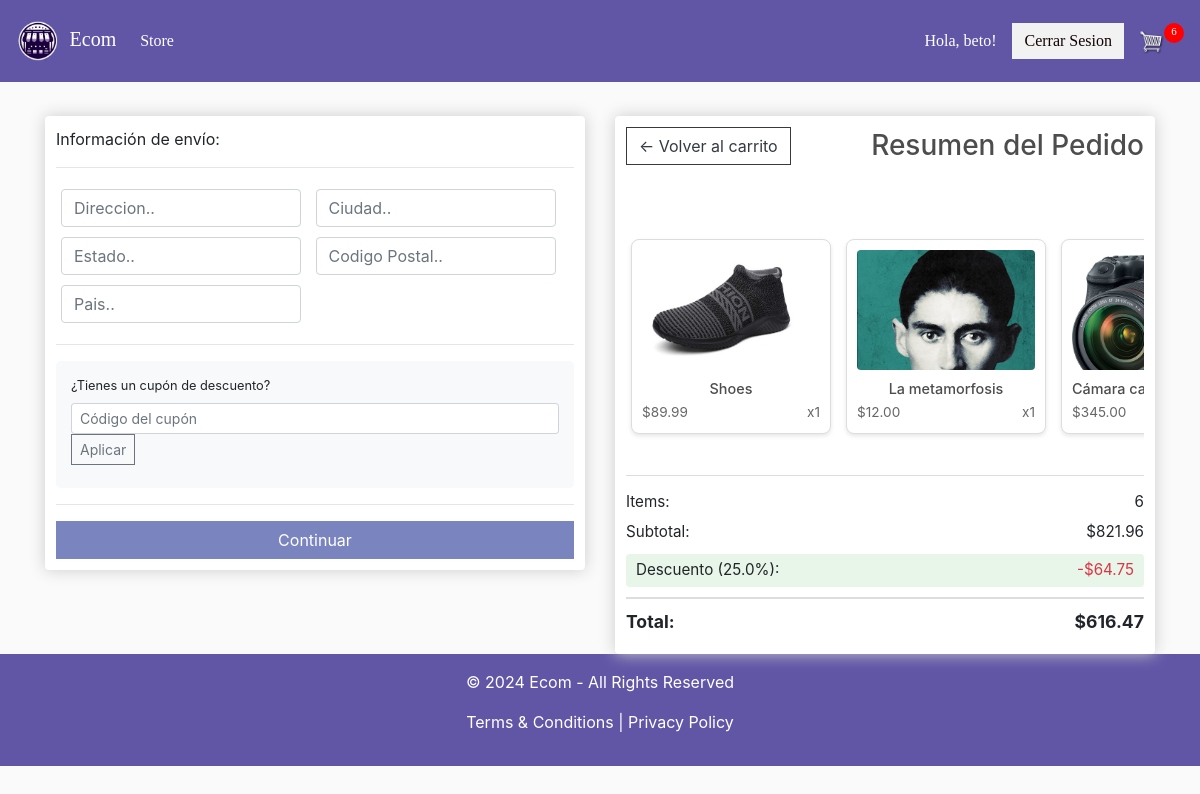
Screenshot of /checkout/ (signed in) with the database file from the repository.
### store/models.py (models this page shows, shortened)
class OrderItem(models.Model):
    product = models.ForeignKey(Product, on_delete=models.SET_NULL, null=True)
    order = models.ForeignKey(Order, on_delete=models.SET_NULL, null=True)
    quantity = models.IntegerField(default=0, null=True, blank=True)
    date_added = models.DateTimeField(auto_now_add=True)
    @property
    def get_total(self):
        total = self.product.price * self.quantity
        return total

class Product(models.Model):
    name = models.CharField(max_length=200)
    price = models.FloatField()
    digital = models.BooleanField(default=False, null=True, blank=True)
    image = models.ImageField(null=True, blank=True)
    category = models.ForeignKey(Category, on_delete=models.SET_NULL, null=True, blank=True)
    is_featured = models.BooleanField(default=False)
    @property
    def imageURL(self):
        try:
            url = self.image.url
        except:
            url = ''
        return url

class Order(models.Model):
    customer = models.ForeignKey(Customer, on_delete=models.SET_NULL, null=True, blank=True)
    date_ordered = models.DateTimeField(auto_now_add=True)
    complete = models.BooleanField(default=False)
    transaction_id = models.CharField(max_length=100, null=True)
    coupon = models.ForeignKey(Coupon, on_delete=models.SET_NULL, null=True, blank=True)
    discount = models.FloatField(default=0)
    @property
    def shipping(self):
        shipping = False
        orderitems = self.orderitem_set.all()
        for i in orderitems:
            if i.product.digital == False:
                shipping = True
        return shipping
    @property
    def get_cart_total(self):
        orderitems = self.orderitem_set.all()
        total = sum([item.get_total for item in orderitems])
        return total
    @property
    def get_cart_items(self):
        orderitems = self.orderitem_set.all()
        total = sum([item.quantity for item in orderitems])
        return total
    @property
    def get_cart_total_after_discount(self):
        total = self.get_cart_total
        if self.coupon:
            discount_amount = (total * self.coupon.discount) / 100
            return total - discount_amount
        return total

class Coupon(models.Model):
    code = models.CharField(max_length=50, unique=True)
    discount = models.FloatField()
    valid_from = models.DateTimeField()
    valid_to = models.DateTimeField()
    active = models.BooleanField(default=True)

### store/views.py (the view)
# urls.py: path('checkout/', views.checkout, name="checkout"),
def checkout(request):
    data = cartData(request)
    cartItems = data['cartItems']
    order = data['order']
    items = data['items']
    context = {'items': items, 'order': order, 'cartItems': cartItems}
    return render(request, 'store/checkout.html', context)

### store/utils.py (called while the page is built)
def cartData(request):
    if request.user.is_authenticated:
        try:
            customer = request.user.customer
            order, created = Order.objects.get_or_create(customer=customer, complete=False)
            items = order.orderitem_set.all()
            cartItems = order.get_cart_items
        except Customer.DoesNotExist:
            customer = Customer.objects.create(user=request.user, name=request.user.username)
            order = Order.objects.create(customer=customer, complete=False)
            items = []
            cartItems = 0
    else:
        items = []
        order = {'get_cart_total':0, 'get_cart_items':0}
        cartItems = order['get_cart_items']
    return {'cartItems':cartItems, 'order':order, 'items':items}

### store/templates/store/checkout.html (shortened to what this page needs)
{% extends 'store/main.html' %}
{% load static %}
{% block content %}
    <div class="row">
        <div class="col-lg-6">
            <div class="box-element" id="form-wrapper">
                <form id="form">
                    <div id="shipping-info">
                        <p>Información de envío:</p>
                        <hr>
                        <div class="form-field">
                            <input class="form-control" type="text" name="address" placeholder="Direccion..">
                        </div>
                        <div class="form-field">
                            <input class="form-control" type="text" name="city" placeholder="Ciudad..">
                        </div>
                        <div class="form-field">
                            <input class="form-control" type="text" name="state" placeholder="Estado..">
                        </div>
                        <div class="form-field">
                            <input class="form-control" type="text" name="zipcode" placeholder="Codigo Postal..">
                        </div>
                        <div class="form-field">
                            <input class="form-control" type="text" name="country" placeholder="Pais..">
                        </div>
                    </div>
                    <hr>
                    <div class="coupon-section mb-3">
                        <p class="small mb-2">¿Tienes un cupón de descuento?</p>
                        <form id="coupon-form" class="d-flex">
                            <input type="text" class="form-control form-control-sm mr-2" id="coupon-code" placeholder="Código del cupón">
                            <button class="btn btn-sm btn-outline-secondary" type="submit">Aplicar</button>
                        </form>
                    </div>
                    <hr>
                    <input id="form-button" class="btn btn-success btn-block" type="submit" value="Continuar">
                </form>
            </div>
            <br>
        </div>
        <div class="col-lg-6">
            <div class="box-element order-summary">
                <div class="d-flex justify-content-between align-items-center mb-3">
                    <a class="btn btn-outline-dark" href="{% url 'store:cart' %}">&#x2190; Volver al carrito</a>
                    <h3 class="mb-0">Resumen del Pedido</h3>
                </div>
                <div class="items-container">
                    <div class="items-wrapper">
                        {% for item in items %}
                        <div class="cart-item-card">
                            <img class="item-image" src="{{ item.product.imageURL }}" alt="{{ item.product.name }}">
                            <div class="item-details">
                                <h6 class="item-name">{{ item.product.name }}</h6>
                                <div class="item-price-qty">
                                    <span class="price">${{ item.product.price|floatformat:2 }}</span>
                                    <span class="quantity">x{{ item.quantity }}</span>
                                </div>
                            </div>
                        </div>
                        {% endfor %}
                    </div>
                </div>
                <div class="order-totals mt-3">
                    <div class="total-row">
                        <span>Items:</span>
                        <span>{{ order.get_cart_items }}</span>
                    </div>
                    <div class="total-row">
                        <span>Subtotal:</span>
                        <span>${{ order.get_cart_total|floatformat:2 }}</span>
                    </div>
                    {% if order.coupon %}
                    <div class="total-row discount">
                        <span>Descuento ({{ order.coupon.discount }}%):</span>
                        <span class="text-danger">-${{ order.discount|floatformat:2 }}</span>
                    </div>
                    {% endif %}
                    <div class="total-row grand-total">
                        <span>Total:</span>
                        <span>${{ order.get_cart_total_after_discount|floatformat:2 }}</span>
                    </div>
                </div>
            </div>
        </div>
    </div>
{% endblock content %}

### store/templates/store/main.html (shortened to what this page needs)
<!DOCTYPE html>
{% load static %}
<html>
<head>
	<link rel="stylesheet" href="https://cdnjs.cloudflare.com/ajax/libs/animate.css/4.1.1/animate.min.css">
	<link rel="stylesheet" href="https://stackpath.bootstrapcdn.com/bootstrap/4.4.1/css/bootstrap.min.css">
	<link rel="stylesheet" type="text/css" href="{% static 'css/main.css' %}">
</head>
<body>
	<nav style="font-family: 'Vineta BT';" class="navbar navbar-expand-lg navbar-dark bg-dark">
		<a class="navbar-brand" href="{% url 'store:store' %}">
			<img src="{% static 'images/logo.png' %}" alt="Logo" style="height: 40px; margin-right: 10px; ">Ecom
		</a>
		<div class="collapse navbar-collapse" id="navbarSupportedContent">
			<ul class="navbar-nav mr-auto">
				<li class="nav-item active">
					<a class="nav-link" href="{% url 'store:store' %}">Store <span class="sr-only">(current)</span></a>
				</li>
			</ul>
			<div class="form-inline my-2 my-lg-0">
				{% if request.user.is_authenticated %}
					<span class="text-white mr-3">Hola, {{ request.user.username }}!</span>
					<a href="{% url 'store:logout' %}" class="btn btn-warning">Cerrar Sesion</a>
				{% else %}
					<a href="{% url 'store:login' %}" class="btn btn-warning">Iniciar Sesion</a>
				{% endif %}
				<a href="{% url 'store:cart' %}">
					<img id="cart-icon" src="{% static 'images/cart.png' %}">
				</a>
				<p id="cart-total">{{ cartItems }}</p>
			</div>
		</div>
	</nav>
    <div class="container">
        <br>
        {% block content %}
        {% endblock content %}
    </div>
	<footer class="bg-dark text-white text-center py-4">
		<p>&copy; 2024 Ecom - All Rights Reserved</p>
		<p>
			<a href="#" class="text-white">Terms & Conditions</a> |
			<a href="#" class="text-white">Privacy Policy</a>
		</p>
	</footer>
</body>
</html>

### static/css/main.css (style rules this page uses)
body { background-color: hsl(0, 0%, 98%); }
h1,h2,h3,h4,h5,h6 { color:hsl(0, 0%, 30%); }
.box-element { box-shadow:hsl(0, 0%, 80%) 0 0 16px; background-color: #fff; border-radius: 4px; padding: 11px; }
body .bg-dark { background-color: #6156A6 !important; padding-top: 1rem !important; padding-bottom: 1rem !important; }
.navbar-brand, .nav-link { font-family: 'Vineta BT'; }
.btn-warning { background-color: #F2F2F2; color: rgb(19, 4, 4); border: #F2F2F2; }
.btn-success { background-color: #7A85BF; border-color: #7A85BF }
#cart-icon { width:25px; display: inline-block; margin-left: 15px; }
#cart-total { display: block; text-align: center; color:#fff; background-color: red; width: 20px; height: 20px; border-radius: 50%; font-size: 11px; }
.col-lg-4, .col-lg-6, .col-lg-8, .col-lg-12 { margin-top: 10px; }
.btn { border-radius: 0; }
.form-field { width:250px; display: inline-block; padding: 5px; }
.coupon-section { background-color: #f8f9fa; padding: 15px; border-radius: 5px; }
.order-summary { height: 100%; display: flex; flex-direction: column; }
.items-container { flex: 1; overflow-x: auto; margin: 15px 0; padding: 10px 0; }
.items-wrapper { display: flex; gap: 15px; padding: 0 5px; }
.cart-item-card { min-width: 200px; max-width: 200px; border: 1px solid #ddd; border-radius: 8px; padding: 10px; background: white; box-shadow: 0 2px 4px rgba(0,0,0,0.1); }
.item-image { width: 100%; height: 120px; object-fit: cover; border-radius: 4px; margin-bottom: 10px; }
.item-details { text-align: center; }
.item-name { font-size: 0.9rem; margin-bottom: 5px; white-space: nowrap; overflow: hidden; text-overflow: ellipsis; }
.item-price-qty { display: flex; justify-content: space-between; font-size: 0.85rem; color: #666; }
.order-totals { border-top: 1px solid #ddd; padding-top: 15px; }
.total-row { display: flex; justify-content: space-between; margin-bottom: 8px; font-size: 0.95rem; }
.discount { background-color: #e8f5e9; padding: 5px 10px; border-radius: 4px; margin: 10px 0; }
.grand-total { font-weight: bold; font-size: 1.1rem; margin-top: 10px; border-top: 2px solid #ddd; padding-top: 10px; }

### rows the page displays
OrderItem: product.imageURL (picture), product.name "Shoes", product.price "89.99", quantity "1"
OrderItem: product.imageURL (picture), product.name "La metamorfosis", product.price "12.00", quantity "1"
OrderItem: product.imageURL (picture), product.name "Cámara canon EOS 6D…", product.price "345.00"
Order: get_cart_items "6", get_cart_total "821.96", coupon.discount "25.0", discount "64.75", get_cart_total_after_discount "616.47"

### other values shown
{{ request.user.username }} "beto"
{{ cartItems }} "6"
